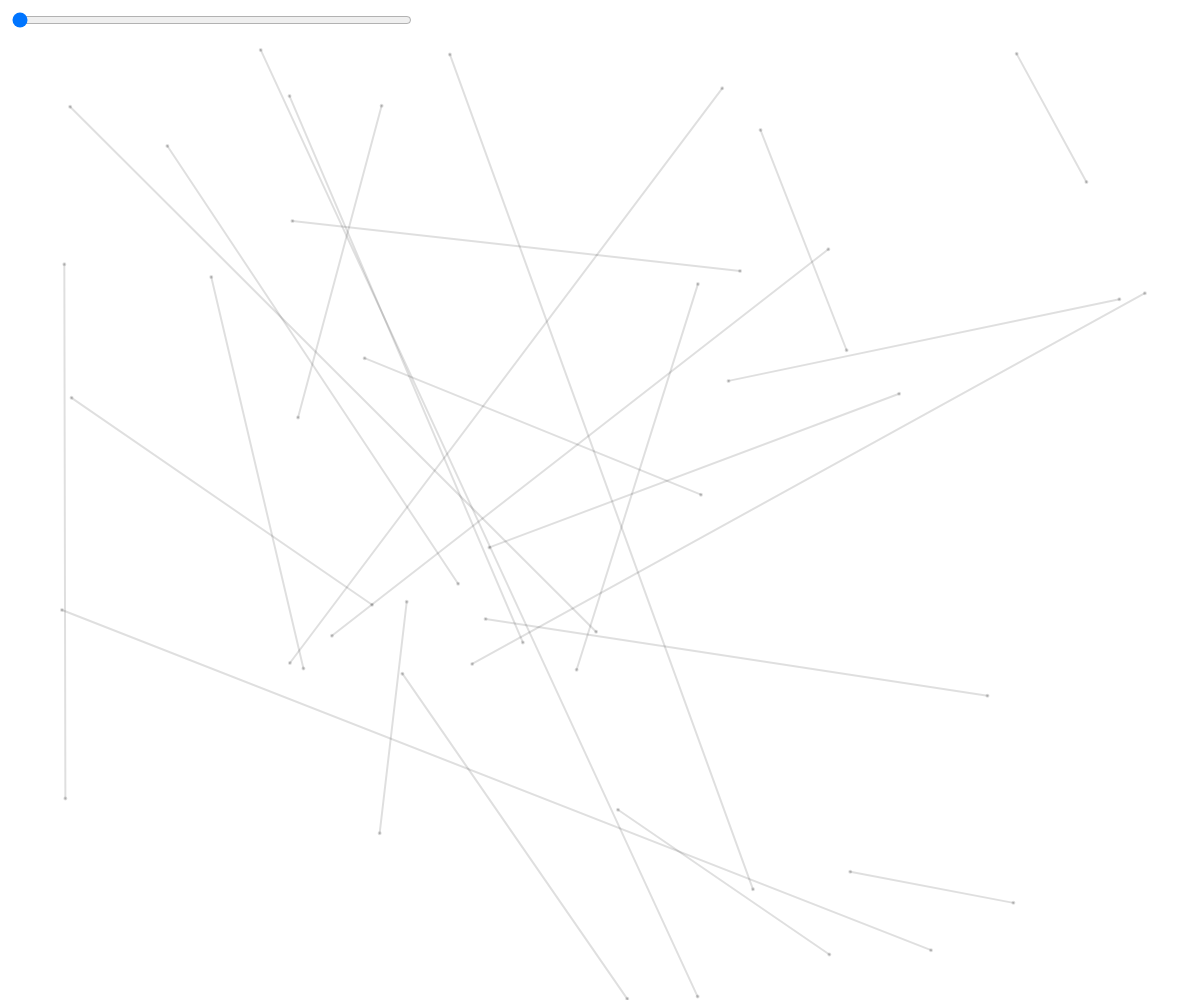
Frame 1 (no input)
Frame 60 (no input): identical to frame 1, image omitted
Frame 120 (the mouse pressed at the canvas centre since frame 60): identical to frame 1, image omitted

The p5.js sketch that drew this single still picture (run headless with seeded random() and noise() and a simulated clock; from frame 60 on, the mouse is pressed at the canvas centre):

// p5.js sketch
// ── sketch.js
let maxPointCount = 50;
let numNeighbors = 2;

let lineWidth = 2;
let circleDiam = 2;

let mpSlider;

function setup() {
  createCanvas(windowWidth, windowHeight);
  mpSlider = createSlider(maxPointCount, 2000, maxPointCount, 50);
  mpSlider.position(10, 10);
  mpSlider.style("width", "400px");
}

function draw() {
  background("white");
  randomSeed(1010);
  strokeWeight(lineWidth);
  stroke(0, 32);

  maxPointCount = mpSlider.value();

  for (let p0 = 0; p0 < maxPointCount / numNeighbors; p0++) {
    let x0 = random(0, width);
    let y0 = random(0, height);
    fill(0, 32);
    ellipse(x0, y0, circleDiam);

    for (let p1 = 0; p1 < numNeighbors - 1; p1++) {
      let x1 = random(0, width);
      let y1 = random(0, height);

      fill(0, 32);
      ellipse(x1, y1, circleDiam);

      fill(0);
      line(x0, y0, x1, y1);
    }
  }
}
